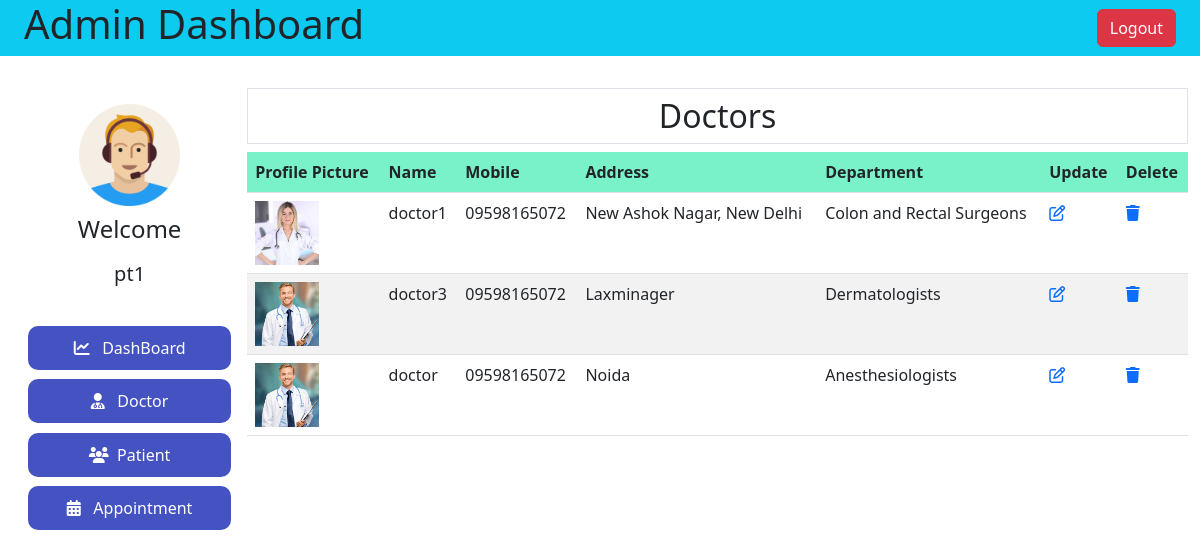
Page /admin-doctor/ (signed in) on the committed database.
### hospital/models.py (models this page shows, shortened)
class Doctor(models.Model):
    user = models.OneToOneField(User, on_delete=models.CASCADE)
    profile_pic = models.ImageField(
        upload_to='profile_pic/DoctorProfilePic/', null=True, blank=True)
    address = models.CharField(max_length=40)
    mobile = models.CharField(max_length=20, null=True)
    department = models.CharField(
        max_length=50, choices=departments, default='Cardiologist')
    status = models.BooleanField(default=False)

### hospital/views.py (the view)
# urls.py: path('admin-doctor/',ViewAdmindDoctor,name='adminDoctor'),
@login_required(login_url='adminlogin')
def ViewAdmindDoctor(request):
    doctors = Doctor.objects.all().filter(status=True)
    return render(request,'hospital/adminDoctor.html',locals())

### templates/hospital/adminDoctor.html
{% extends 'hospital/adminDashboard.html' %}
{% block adminDashBoard %}
<h2 class="text-center p-2 border"> Doctors</h2>
<table class="table table-striped table-hover">
    <tr class="bg-info" >
        <th >Profile Picture</th>
        <th>Name</th>
        <th>Mobile</th>
        <th>Address</th>
        <th>Department</th>
        <th>Update</th>
        <th>Delete</th>
    </tr>
    {% for doctor in doctors %}
        <tr>
        <td><img id="doctorImg" src="{{doctor.profile_pic.url}}" alt=""></td>
        <td>{{doctor.user.username}}</td>
        <td>{{doctor.mobile}}</td>
        <td>{{doctor.address}}</td>
        <td>{{doctor.department}}</td>
        <td><a href="{% url 'admindoctorupdate' doctor.user.id %}"><i class="fa-regular fa-pen-to-square"></i></a></td>
        <td><a href="{% url 'admindoctordelete' doctor.user.id %}"><i class="fa-solid fa-trash"></i></a></td>
        </tr>
    {% endfor %}
</table>
{% endblock adminDashBoard %}

### templates/hospital/adminDashboard.html (shortened to what this page needs)
{% load static %}
<!DOCTYPE html>
<html lang="en">
  <head>
    <link rel="stylesheet" href="{% static 'hospital/css/admin.css' %}" />
    <link
      rel="stylesheet"
      href="{% static 'hospital/css/admin-responsive.css' %}"
    />
    <link
      href="https://cdn.jsdelivr.net/npm/bootstrap@5.3.0/dist/css/bootstrap.min.css"
      rel="stylesheet"
    />
    <link
      href="https://cdn.jsdelivr.net/npm/bootstrap@5.3.0/dist/css/bootstrap.min.css"
      rel="stylesheet"
    />
  </head>
  <body>
    <nav class="bg-info d-flex justify-content-between align-items-center px-4">
      <h1>Admin Dashboard</h1>
      <a href="{% url 'logout' %}"><button class="btn btn-danger">Logout</button></a>
    </nav>
    <div class="container-fluid admin">
      <div class="admin-left">
        <div>
          <img src="{% static 'hospital/images/adminpropic.png' %}" alt="" />
          <h4>Welcome</h4>
          <h5>{{request.user}}</h5>
        </div>
        <div>
          <a href="{% url 'admindashboardMain' %}"
            ><button class="active">
              <i class="fa-solid fa-chart-line"></i> &nbsp; DashBoard
            </button></a
          >
          <a href="{% url 'admindashboardDoctor'%}">
            <button>
              <i class="fa-solid fa-user-doctor"></i> &nbsp; Doctor
            </button></a
          >
          <a href="{% url 'admindashboardPatient'%}">
            <button><i class="fa-solid fa-users"></i>&nbsp; Patient</button></a
          >
          <a href="{% url 'admindashboardApppintment' %}"
            ><button>
              <i class="fa-solid fa-calendar-days"></i> &nbsp; Appointment
            </button></a
          >
        </div>
      </div>
      <div class="admin-right">
        {% block adminDashBoard %}{% endblock adminDashBoard %}
      </div>
    </div>
  </body>
</html>

### static/hospital/css/admin.css (style rules this page uses)
.admin { display: flex; margin-top: 2rem; }
.admin-left { width: 20%; height: 100vh; }
.admin-left > div { width: 100%; display: flex; flex-direction: column; align-items: center; padding: 1rem; gap: .6rem; }
.admin-left>div a { width: 100%; }
.admin-left button { width: 100%; padding: 10px; font-weight: 500; background-color: rgba(13, 30, 175, 0.764); color: white; border-radius: 10px; border: 0; }
.admin-left img { width: 50%; object-fit: cover; }
.admin-right { width: 80%; height: 100vh; }
th { background-color: aquamarine !important; }
tr:nth-child(even) { background-color: rgba(127, 255, 212, 0.346) !important; }
#doctorImg { width: 4rem; }
tr:nth-child(even) { background-color: red; }

### rows in the picture
Doctor: profile_pic (picture), user.username "doctor1", mobile "09598165072", address "New Ashok Nagar, New Delhi", department "Colon and Rectal Surgeons"
Doctor: profile_pic (picture), user.username "doctor3", mobile "09598165072", address "Laxminager", department "Dermatologists"
Doctor: profile_pic (picture), user.username "doctor", mobile "09598165072", address "Noida", department "Anesthesiologists"

### other values in the picture
{{ request.user }} "pt1"
